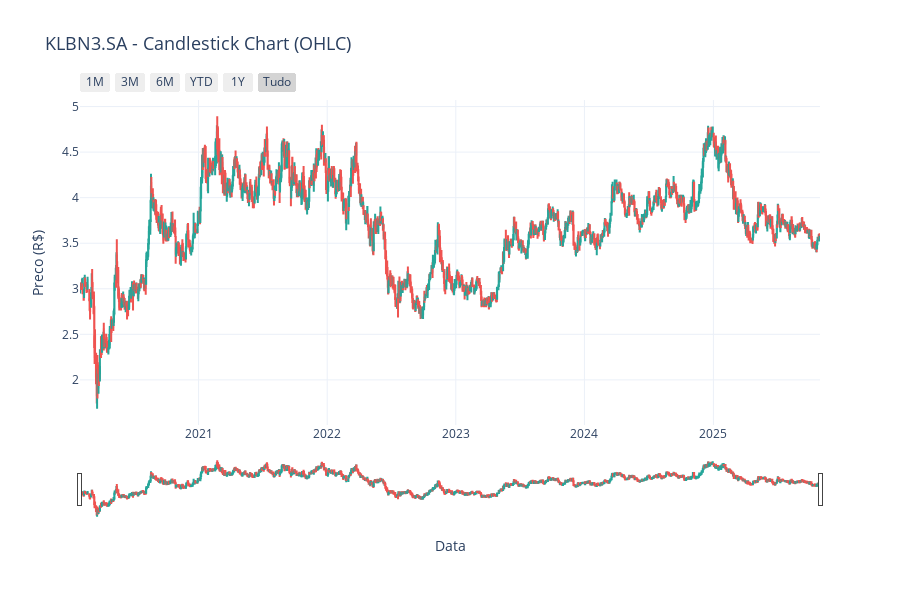

Notebook source saved alongside this figure:
### Markdown cell above
### 3.2 Grafico de Candlestick (OHLC)

Grafico de candlestick mostrando os precos de abertura, maxima, minima e fechamento diarios.

### Code cell
# Create candlestick chart
fig_candle = go.Figure(data=[go.Candlestick(
    x=df['Date'],
    open=df['Open'],
    high=df['High'],
    low=df['Low'],
    close=df['Close'],
    increasing_line_color='#26a69a',  # Green for up
    decreasing_line_color='#ef5350',  # Red for down
    name='KLBN3.SA'
)])

fig_candle.update_layout(
    title=dict(
        text='KLBN3.SA - Candlestick Chart (OHLC)',
        font=dict(size=18)
    ),
    xaxis_title='Data',
    yaxis_title='Preco (R$)',
    template='plotly_white',
    height=600,
    xaxis=dict(
        rangeslider=dict(visible=True),
        rangeselector=dict(
            buttons=list([
                dict(count=1, label='1M', step='month', stepmode='backward'),
                dict(count=3, label='3M', step='month', stepmode='backward'),
                dict(count=6, label='6M', step='month', stepmode='backward'),
                dict(count=1, label='YTD', step='year', stepmode='todate'),
                dict(count=1, label='1Y', step='year', stepmode='backward'),
                dict(step='all', label='Tudo')
            ])
        )
    )
)

fig_candle.show()

### Figure 1 — Plotly figure (JSON) as saved in the notebook; plotly's stock layout.template omitted (floating-point values rounded to 4 significant figures; data arrays with more than 128 entries replaced by an {"elided": "..."} marker saying what was removed)
{"data": [{"close": {"elided": "1433 float values"}, "decreasing": {"line": {"color": "#ef5350"}}, "high": {"elided": "1433 float values"}, "increasing": {"line": {"color": "#26a69a"}}, "low": {"elided": "1433 float values"}, "name": "KLBN3.SA", "open": {"elided": "1433 float values"}, "type": "candlestick", "x": {"elided": "1433 str values"}}], "layout": {"height": 600, "title": {"font": {"size": 18}, "text": "KLBN3.SA - Candlestick Chart (OHLC)"}, "xaxis": {"rangeselector": {"buttons": [{"count": 1, "label": "1M", "step": "month", "stepmode": "backward"}, {"count": 3, "label": "3M", "step": "month", "stepmode": "backward"}, {"count": 6, "label": "6M", "step": "month", "stepmode": "backward"}, {"count": 1, "label": "YTD", "step": "year", "stepmode": "todate"}, {"count": 1, "label": "1Y", "step": "year", "stepmode": "backward"}, {"label": "Tudo", "step": "all"}]}, "rangeslider": {"visible": true}, "title": {"text": "Data"}}, "yaxis": {"title": {"text": "Preco (R$)"}}}}
